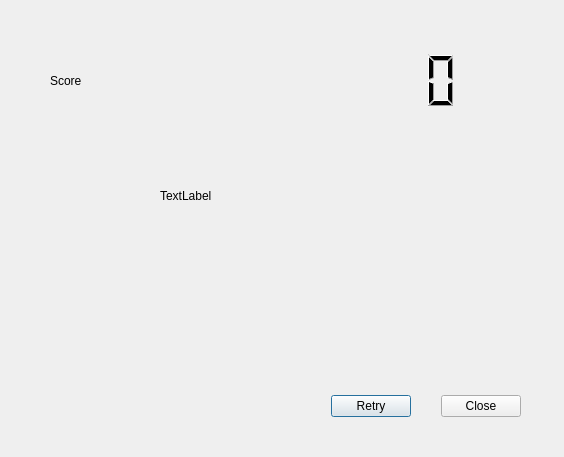
<?xml version="1.0" encoding="UTF-8"?>
<ui version="4.0">
 <class>resultdialog</class>
 <widget class="QDialog" name="resultdialog">
  <property name="geometry">
   <rect>
    <x>0</x>
    <y>0</y>
    <width>564</width>
    <height>457</height>
   </rect>
  </property>
  <property name="windowTitle">
   <string>Dialog</string>
  </property>
  <widget class="QDialogButtonBox" name="restart">
   <property name="geometry">
    <rect>
     <x>320</x>
     <y>390</y>
     <width>91</width>
     <height>32</height>
    </rect>
   </property>
   <property name="orientation">
    <enum>Qt::Horizontal</enum>
   </property>
   <property name="standardButtons">
    <set>QDialogButtonBox::Retry</set>
   </property>
  </widget>
  <widget class="QDialogButtonBox" name="close">
   <property name="geometry">
    <rect>
     <x>430</x>
     <y>390</y>
     <width>91</width>
     <height>32</height>
    </rect>
   </property>
   <property name="orientation">
    <enum>Qt::Horizontal</enum>
   </property>
   <property name="standardButtons">
    <set>QDialogButtonBox::Close</set>
   </property>
  </widget>
  <widget class="QLabel" name="label">
   <property name="geometry">
    <rect>
     <x>50</x>
     <y>50</y>
     <width>171</width>
     <height>61</height>
    </rect>
   </property>
   <property name="styleSheet">
    <string notr="true">font: 35pt &quot;Purisa&quot;;</string>
   </property>
   <property name="text">
    <string>Score</string>
   </property>
  </widget>
  <widget class="QLCDNumber" name="lcdNumber">
   <property name="geometry">
    <rect>
     <x>250</x>
     <y>50</y>
     <width>261</width>
     <height>61</height>
    </rect>
   </property>
   <property name="styleSheet">
    <string notr="true">background-color: rgba(255, 255, 255, 0);</string>
   </property>
  </widget>
  <widget class="QLabel" name="winlose">
   <property name="geometry">
    <rect>
     <x>160</x>
     <y>170</y>
     <width>251</width>
     <height>51</height>
    </rect>
   </property>
   <property name="styleSheet">
    <string notr="true">font: 28pt &quot;Purisa&quot;;</string>
   </property>
   <property name="text">
    <string>TextLabel</string>
   </property>
  </widget>
 </widget>
 <resources/>
 <connections>
  <connection>
   <sender>restart</sender>
   <signal>accepted()</signal>
   <receiver>resultdialog</receiver>
   <slot>accept()</slot>
   <hints>
    <hint type="sourcelabel">
     <x>248</x>
     <y>254</y>
    </hint>
    <hint type="destinationlabel">
     <x>157</x>
     <y>274</y>
    </hint>
   </hints>
  </connection>
  <connection>
   <sender>close</sender>
   <signal>rejected()</signal>
   <receiver>resultdialog</receiver>
   <slot>reject()</slot>
   <hints>
    <hint type="sourcelabel">
     <x>475</x>
     <y>405</y>
    </hint>
    <hint type="destinationlabel">
     <x>286</x>
     <y>274</y>
    </hint>
   </hints>
  </connection>
 </connections>
</ui>
